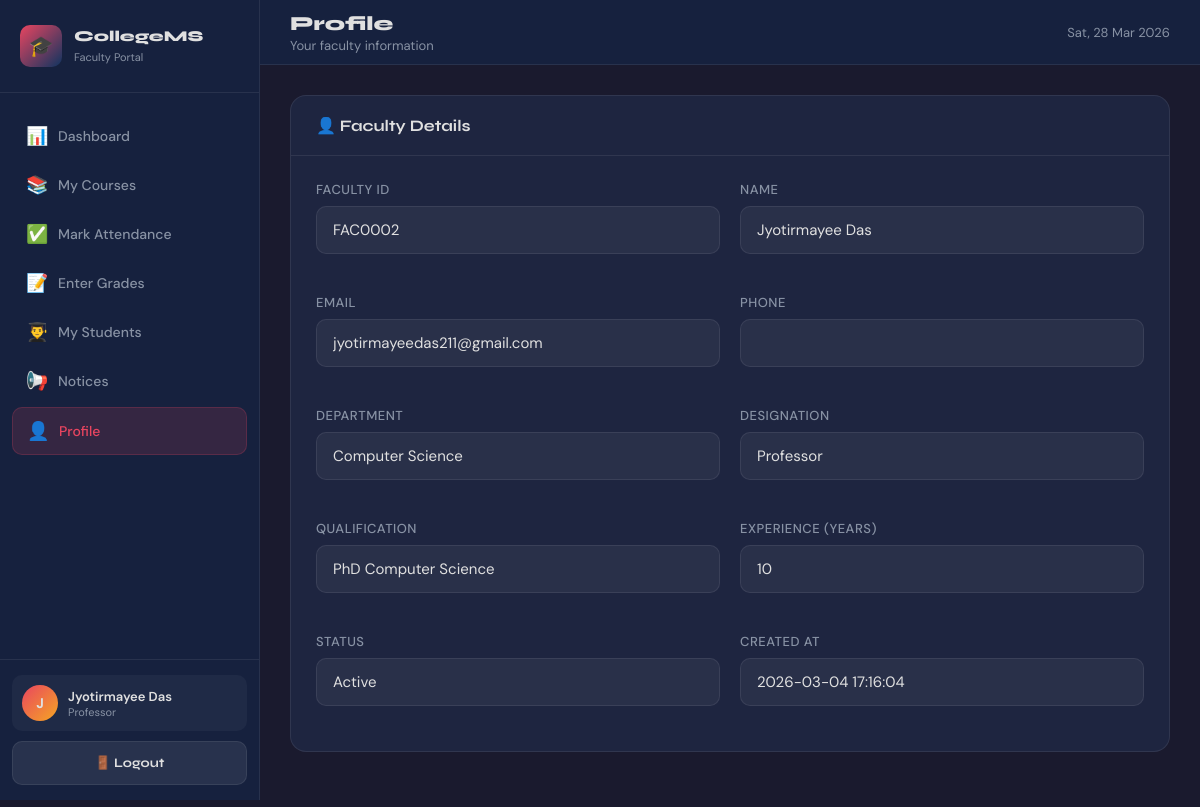
Page /faculty/profile.php (signed in) on the committed database.
### tables this page shows
CREATE TABLE faculty (
  id INT AUTO_INCREMENT PRIMARY KEY,
  user_id INT NULL,
  faculty_id VARCHAR(20) NOT NULL UNIQUE,
  name VARCHAR(100) NOT NULL,
  email VARCHAR(100) NOT NULL UNIQUE,
  phone VARCHAR(20),
  department_id INT NULL,
  designation VARCHAR(100),
  qualification VARCHAR(150),
  experience INT NOT NULL DEFAULT 0,
  status ENUM('Active','Inactive') NOT NULL DEFAULT 'Active',
  created_at TIMESTAMP DEFAULT CURRENT_TIMESTAMP,
  CONSTRAINT fk_faculty_user FOREIGN KEY (user_id) REFERENCES users(id) ON DELETE SET NULL,
  CONSTRAINT fk_faculty_dept FOREIGN KEY (department_id) REFERENCES departments(id) ON DELETE SET NULL,
  INDEX idx_faculty_dept (department_id),
  INDEX idx_faculty_status (status)
);

CREATE TABLE departments (
  id INT AUTO_INCREMENT PRIMARY KEY,
  name VARCHAR(100) NOT NULL UNIQUE,
  code VARCHAR(20) NOT NULL UNIQUE,
  head_name VARCHAR(100),
  created_at TIMESTAMP DEFAULT CURRENT_TIMESTAMP
);

### includes/auth.php (called while the page is built, shortened)
<?php
function e($value): string {
    return htmlspecialchars((string)$value, ENT_QUOTES, 'UTF-8');
}
?>

### faculty/profile.php (the view, shortened to what this page needs)
<?php
require_once '../includes/db.php';
require_once '../includes/auth.php';
$user_id = (int)($_SESSION['user_id'] ?? 0);
$stmt = mysqli_prepare($conn, "
  SELECT f.*, d.name AS dept_name
  FROM faculty f
  LEFT JOIN departments d ON f.department_id = d.id
  WHERE f.user_id = ?
  LIMIT 1
");
mysqli_stmt_bind_param($stmt, "i", $user_id);
mysqli_stmt_execute($stmt);
$faculty = mysqli_fetch_assoc(mysqli_stmt_get_result($stmt));
?>
<!DOCTYPE html>
<html lang="en">
<head>
  <link rel="stylesheet" href="../css/style.css">
</head>
<body>
<div class="dashboard-layout">
  <aside class="sidebar" id="sidebar">
    <div class="sidebar-header">
      <div class="logo-icon">🎓</div>
      <div><h3>CollegeMS</h3><span>Faculty Portal</span></div>
    </div>
    <nav class="sidebar-nav">
      <a href="dashboard.php"  class="nav-link"><span class="nav-icon">📊</span> Dashboard</a>
      <a href="my_courses.php" class="nav-link"><span class="nav-icon">📚</span> My Courses</a>
      <a href="attendance.php" class="nav-link"><span class="nav-icon">✅</span> Mark Attendance</a>
      <a href="grades.php"     class="nav-link"><span class="nav-icon">📝</span> Enter Grades</a>
      <a href="students.php"   class="nav-link"><span class="nav-icon">👨‍🎓</span> My Students</a>
      <a href="notices.php"    class="nav-link"><span class="nav-icon">📢</span> Notices</a>
      <a href="profile.php"    class="nav-link active"><span class="nav-icon">👤</span> Profile</a>
    </nav>
    <div class="sidebar-footer">
      <div class="user-info">
        <div class="user-avatar"><?= e(strtoupper(substr($_SESSION['user_name'] ?? 'F', 0, 1))) ?></div>
        <div>
          <div class="user-name"><?= e($_SESSION['user_name'] ?? 'Faculty') ?></div>
          <div class="user-role"><?= e($faculty['designation'] ?? 'Faculty') ?></div>
        </div>
      </div>
      <a href="logout.php" class="btn btn-secondary" style="width:100%; font-size:13px;">🚪 Logout</a>
    </div>
  </aside>
  <div class="main-content">
    <header class="topbar">
      <div style="display:flex; align-items:center; gap:15px;">
        <div class="topbar-title">
          <h1>Profile</h1>
          <p>Your faculty information</p>
        </div>
      </div>
      <div class="topbar-right">
        <div style="font-size:13px; color:var(--text-muted)"><?= date('D, d M Y') ?></div>
      </div>
    </header>
    <div class="page-content">
      <div class="card">
        <div class="card-header"><h3>👤 Faculty Details</h3></div>
        <div class="card-body">
          <div class="form-grid">
            <div class="form-group"><label>Faculty ID</label><input value="<?= e($faculty['faculty_id']) ?>" readonly></div>
            <div class="form-group"><label>Name</label><input value="<?= e($faculty['name']) ?>" readonly></div>
            <div class="form-group"><label>Email</label><input value="<?= e($faculty['email']) ?>" readonly></div>
            <div class="form-group"><label>Phone</label><input value="<?= e($faculty['phone'] ?? '') ?>" readonly></div>
            <div class="form-group"><label>Department</label><input value="<?= e($faculty['dept_name'] ?? '') ?>" readonly></div>
            <div class="form-group"><label>Designation</label><input value="<?= e($faculty['designation'] ?? '') ?>" readonly></div>
            <div class="form-group"><label>Qualification</label><input value="<?= e($faculty['qualification'] ?? '') ?>" readonly></div>
            <div class="form-group"><label>Experience (Years)</label><input value="<?= (int)($faculty['experience'] ?? 0) ?>" readonly></div>
            <div class="form-group"><label>Status</label><input value="<?= e($faculty['status'] ?? '') ?>" readonly></div>
            <div class="form-group"><label>Created At</label><input value="<?= e($faculty['created_at'] ?? '') ?>" readonly></div>
          </div>
        </div>
      </div>
    </div>
  </div>
</div>
</body>
</html>

### css/style.css (style rules this page uses)
:root { --primary: #1a1a2e; --secondary: #16213e; --accent: #e94560; --accent2: #0f3460; --gold: #f5a623; --text: #e0e0e0; --text-muted: #8892a4; --card-bg: #1e2540; --border: rgba(255,255,255,0.08); --success: #22c55e; --warning: #f59e0b; --danger: #ef4444; --info: #3b82f6; --sidebar-w: 260px; }
* { margin: 0; padding: 0; box-sizing: border-box; }
body { font-family: 'DM Sans', sans-serif; background: var(--primary); color: var(--text); min-height: 100vh; }
h1, h2, h3, h4, h5 { font-family: 'Syne', sans-serif; }
a { text-decoration: none; color: inherit; }
.form-group { margin-bottom: 20px; }
.form-group label { display: block; font-size: 13px; font-weight: 500; color: var(--text-muted); margin-bottom: 8px; text-transform: uppercase; letter-spacing: 0.5px; }
.form-group input, .form-group select, .form-group textarea { width: 100%; background: rgba(255,255,255,0.05); border: 1px solid var(--border); border-radius: 10px; padding: 13px 16px; color: var(--text); font-family: 'DM Sans', sans-serif; font-size: 15px; transition: all 0.3s; outline: none; }
.btn { display: inline-flex; align-items: center; gap: 8px; padding: 13px 24px; border-radius: 10px; font-family: 'Syne', sans-serif; font-weight: 700; font-size: 15px; cursor: pointer; border: none; transition: all 0.3s; text-align: center; justify-content: center; }
.btn-secondary { background: rgba(255,255,255,0.08); color: var(--text); border: 1px solid var(--border); }
.dashboard-layout { display: flex; min-height: 100vh; }
.sidebar { width: var(--sidebar-w); background: var(--secondary); border-right: 1px solid var(--border); display: flex; flex-direction: column; position: fixed; height: 100vh; z-index: 100; transition: transform 0.3s; }
.sidebar-header { padding: 25px 20px; border-bottom: 1px solid var(--border); display: flex; align-items: center; gap: 12px; }
.sidebar-header .logo-icon { width: 42px; height: 42px; background: linear-gradient(135deg, var(--accent), var(--accent2)); border-radius: 10px; display: flex; align-items: center; justify-content: center; font-size: 20px; flex-shrink: 0; }
.sidebar-header h3 { font-size: 15px; font-weight: 800; line-height: 1.2; }
.sidebar-header span { font-size: 11px; color: var(--text-muted); font-family: 'DM Sans'; }
.sidebar-nav { flex: 1; padding: 20px 12px; overflow-y: auto; }
.nav-link { display: flex; align-items: center; gap: 12px; padding: 11px 14px; border-radius: 10px; font-size: 14px; font-weight: 500; color: var(--text-muted); transition: all 0.2s; margin-bottom: 3px; }
.nav-link.active { background: rgba(233,69,96,0.15); color: var(--accent); border: 1px solid rgba(233,69,96,0.2); }
.nav-link .nav-icon { font-size: 18px; width: 20px; text-align: center; }
.sidebar-footer { padding: 15px 12px; border-top: 1px solid var(--border); }
.user-info { display: flex; align-items: center; gap: 10px; padding: 10px; border-radius: 10px; background: rgba(255,255,255,0.04); margin-bottom: 10px; }
.user-avatar { width: 36px; height: 36px; background: linear-gradient(135deg, var(--accent), var(--gold)); border-radius: 50%; display: flex; align-items: center; justify-content: center; font-weight: 700; font-size: 14px; flex-shrink: 0; }
.user-name { font-size: 13px; font-weight: 600; }
.user-role { font-size: 11px; color: var(--text-muted); }
.main-content { flex: 1; margin-left: var(--sidebar-w); display: flex; flex-direction: column; min-height: 100vh; }
.topbar { background: var(--secondary); border-bottom: 1px solid var(--border); padding: 0 30px; height: 65px; display: flex; align-items: center; justify-content: space-between; position: sticky; top: 0; z-index: 50; }
.topbar-title h1 { font-size: 20px; font-weight: 800; }
.topbar-title p { font-size: 13px; color: var(--text-muted); margin-top: 1px; }
.topbar-right { display: flex; align-items: center; gap: 15px; }
.page-content { padding: 30px; flex: 1; }
.card { background: var(--card-bg); border: 1px solid var(--border); border-radius: 16px; overflow: hidden; margin-bottom: 25px; }
.card-header { padding: 20px 25px; border-bottom: 1px solid var(--border); display: flex; align-items: center; justify-content: space-between; gap: 10px; }
.card-header h3 { font-size: 16px; font-weight: 700; }
.card-body { padding: 25px; }
.form-grid { display: grid; grid-template-columns: 1fr 1fr; gap: 20px; }

### rows in the picture
faculty: designation "Professor", faculty "FAC0002", name "Jyotirmayee Das", email "jyotirmayeedas211@gmail.com", department.name "Computer Science", qualification "PhD Computer Science", experience "10", status "Active", created_at "2026-03-04 17:16:04"

### other values in the picture
substr($_SESSION['user_name'] ?? 'F', 0, 1) "J"
$_SESSION['user_name'] "Jyotirmayee Das"
